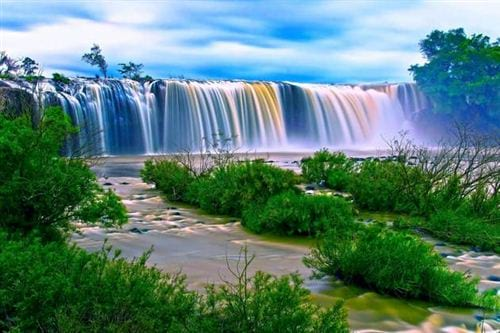
#> input picture anhdep.jpg, 500 x 333 px
$ python panorama.py anhdep.jpg banco.jpg
#> lines starting #> are read from the running program, lines starting #| are printed output that depends on the picture
import numpy as np
import cv2
import sys

def registration(img1,img2):
    kp1, des1 = sift.detectAndCompute(img1, None)
    kp2, des2 = sift.detectAndCompute(img2, None)
    matcher = cv2.BFMatcher()
    raw_matches = matcher.knnMatch(des1, des2, k=2)
    good_points = []
    good_matches=[]
    for m1, m2 in raw_matches:
        if m1.distance < ratio * m2.distance:
            good_points.append((m1.trainIdx, m1.queryIdx))
            good_matches.append([m1])
    img3 = cv2.drawMatchesKnn(img1, kp1, img2, kp2, good_matches, None, flags=2)
    cv2.imwrite('matching.jpg', img3)
    if len(good_points) > min_match:
        image1_kp = np.float32(
            [kp1[i].pt for (_, i) in good_points])
        image2_kp = np.float32(
            [kp2[i].pt for (i, _) in good_points])
        H, status = cv2.findHomography(image2_kp, image1_kp, cv2.RANSAC,5.0)
    return H

def create_mask(img1,img2,version):
    height_img1 = img1.shape[0]
    width_img1 = img1.shape[1]
    width_img2 = img2.shape[1]
    height_panorama = height_img1
    width_panorama = width_img1 +width_img2
    offset = int(smoothing_window_size / 2)
    barrier = img1.shape[1] - int(smoothing_window_size / 2)
    mask = np.zeros((height_panorama, width_panorama))
    if version== 'left_image':
        mask[:, barrier - offset:barrier + offset ] = np.tile(np.linspace(1, 0, 2 * offset ).T, (height_panorama, 1))
        mask[:, :barrier - offset] = 1
    else:
        mask[:, barrier - offset :barrier + offset ] = np.tile(np.linspace(0, 1, 2 * offset ).T, (height_panorama, 1))
        mask[:, barrier + offset:] = 1
    return cv2.merge([mask, mask, mask])

def stitching(img1,img2):
    H = registration(img1,img2)
    height_img1 = img1.shape[0]
    width_img1 = img1.shape[1]
    width_img2 = img2.shape[1]
    height_panorama = height_img1
    width_panorama = width_img1 +width_img2

    panorama1 = np.zeros((height_panorama, width_panorama, 3))
    mask1 = create_mask(img1,img2,version='left_image')
    panorama1[0:img1.shape[0], 0:img1.shape[1], :] = img1
    panorama1 *= mask1
    mask2 = create_mask(img1,img2,version='right_image')
    panorama2 = cv2.warpPerspective(img2, H, (width_panorama, height_panorama))*mask2
    result=panorama1+panorama2

    rows, cols = np.where(result[:, :, 0] != 0)
    min_row, max_row = min(rows), max(rows) + 1
    min_col, max_col = min(cols), max(cols) + 1
    final_result = result[min_row:max_row, min_col:max_col, :]
    return final_result

# Parameters
ratio = 0.85
min_match = 10
sift = cv2.xfeatures2d.SIFT_create()
smoothing_window_size = 800

# Main
if __name__ == '__main__':
    img1 = cv2.imread(sys.argv[1])      # read image1 path from command line
#> img1 is the input picture: shape (333, 500, 3); mean B, G, R 119.3, 128.4, 91.9
    img2 = cv2.imread(sys.argv[2])      # read image2 path from command line
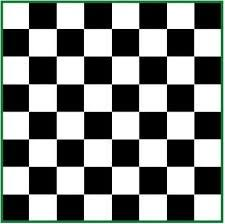
#> input picture banco.jpg, 225 x 224 px
#> img2 is the input picture: shape (224, 225, 3); mean B, G, R 127.5, 130.2, 126
    output = stitching(img1,img2)
#> in registration, `kp1, des1 = sift.detectAndCompute(img1, None)`: kp1 = 1490 keypoints; strongest (x, y, size): (153, 186, 2.6), (177, 214, 2.2), (68, 93, 2.4), (33, 62, 2.4)
#> in registration, `kp2, des2 = sift.detectAndCompute(img2, None)`: kp2 = 250 keypoints; strongest (x, y, size): (70, 153, 16.7), (180, 153, 16.7), (42, 125, 17), (125, 153, 16.7)
#> in registration, `raw_matches = matcher.knnMatch(des1, des2, k=2)`: raw_matches = 1490 matches
#> after the loop in registration, `for m1, m2 in raw_matches:`: good_matches = 7 matches; good_points = [(3, 53), (3, 484), (3, 804), (3, 806), (3, 1379), (1, 1410), (3, 1457)]
#> in registration, `img3 = cv2.drawMatchesKnn(img1, kp1, img2, kp2, good_matches, None, fl..`:
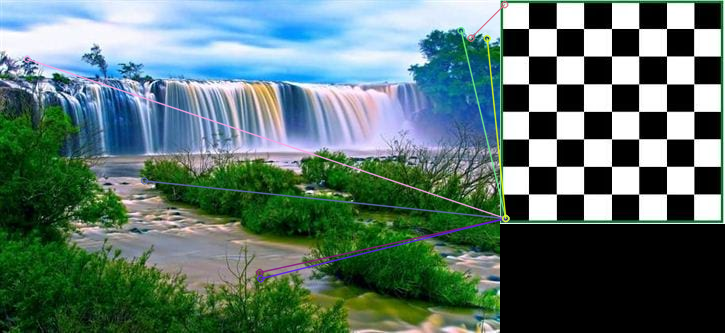
#> img3: shape (333, 725, 3); mean B, G, R 109.8, 116, 90.7
#> (the run stopped early here; a loop or call above may not have finished)
